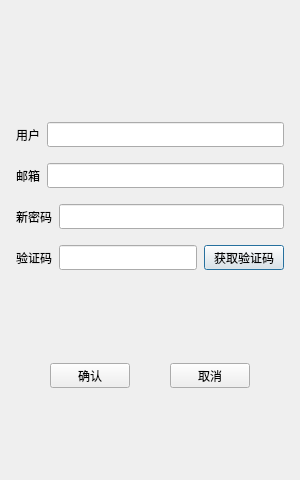
<?xml version="1.0" encoding="UTF-8"?>
<ui version="4.0">
 <class>ResetDialog</class>
 <widget class="QDialog" name="ResetDialog">
  <property name="geometry">
   <rect>
    <x>0</x>
    <y>0</y>
    <width>300</width>
    <height>480</height>
   </rect>
  </property>
  <property name="minimumSize">
   <size>
    <width>300</width>
    <height>480</height>
   </size>
  </property>
  <property name="maximumSize">
   <size>
    <width>300</width>
    <height>480</height>
   </size>
  </property>
  <property name="windowTitle">
   <string>Dialog</string>
  </property>
  <layout class="QVBoxLayout" name="verticalLayout">
   <item>
    <spacer name="verticalSpacer">
     <property name="orientation">
      <enum>Qt::Orientation::Vertical</enum>
     </property>
     <property name="sizeHint" stdset="0">
      <size>
       <width>20</width>
       <height>40</height>
      </size>
     </property>
    </spacer>
   </item>
   <item>
    <layout class="QHBoxLayout" name="horizontalLayout_5">
     <property name="spacing">
      <number>7</number>
     </property>
     <property name="leftMargin">
      <number>5</number>
     </property>
     <property name="topMargin">
      <number>5</number>
     </property>
     <property name="rightMargin">
      <number>5</number>
     </property>
     <property name="bottomMargin">
      <number>5</number>
     </property>
     <item>
      <widget class="QLabel" name="errorMsg_label">
       <property name="text">
        <string/>
       </property>
       <property name="alignment">
        <set>Qt::AlignmentFlag::AlignCenter</set>
       </property>
      </widget>
     </item>
    </layout>
   </item>
   <item>
    <layout class="QHBoxLayout" name="horizontalLayout_6">
     <property name="spacing">
      <number>7</number>
     </property>
     <property name="leftMargin">
      <number>5</number>
     </property>
     <property name="topMargin">
      <number>5</number>
     </property>
     <property name="rightMargin">
      <number>5</number>
     </property>
     <property name="bottomMargin">
      <number>5</number>
     </property>
     <item>
      <widget class="QLabel" name="user_label">
       <property name="minimumSize">
        <size>
         <width>0</width>
         <height>25</height>
        </size>
       </property>
       <property name="maximumSize">
        <size>
         <width>16777215</width>
         <height>25</height>
        </size>
       </property>
       <property name="text">
        <string>用户</string>
       </property>
      </widget>
     </item>
     <item>
      <widget class="QLineEdit" name="user_edit">
       <property name="minimumSize">
        <size>
         <width>0</width>
         <height>25</height>
        </size>
       </property>
       <property name="maximumSize">
        <size>
         <width>16777215</width>
         <height>25</height>
        </size>
       </property>
      </widget>
     </item>
    </layout>
   </item>
   <item>
    <layout class="QHBoxLayout" name="horizontalLayout">
     <property name="spacing">
      <number>7</number>
     </property>
     <property name="leftMargin">
      <number>5</number>
     </property>
     <property name="topMargin">
      <number>5</number>
     </property>
     <property name="rightMargin">
      <number>5</number>
     </property>
     <property name="bottomMargin">
      <number>5</number>
     </property>
     <item>
      <widget class="QLabel" name="email_label">
       <property name="minimumSize">
        <size>
         <width>0</width>
         <height>25</height>
        </size>
       </property>
       <property name="maximumSize">
        <size>
         <width>16777215</width>
         <height>25</height>
        </size>
       </property>
       <property name="text">
        <string>邮箱</string>
       </property>
      </widget>
     </item>
     <item>
      <widget class="QLineEdit" name="email_edit">
       <property name="minimumSize">
        <size>
         <width>0</width>
         <height>25</height>
        </size>
       </property>
       <property name="maximumSize">
        <size>
         <width>16777215</width>
         <height>25</height>
        </size>
       </property>
      </widget>
     </item>
    </layout>
   </item>
   <item>
    <layout class="QHBoxLayout" name="horizontalLayout_2">
     <property name="spacing">
      <number>7</number>
     </property>
     <property name="leftMargin">
      <number>5</number>
     </property>
     <property name="topMargin">
      <number>5</number>
     </property>
     <property name="rightMargin">
      <number>5</number>
     </property>
     <property name="bottomMargin">
      <number>5</number>
     </property>
     <item>
      <widget class="QLabel" name="pwd_label">
       <property name="minimumSize">
        <size>
         <width>0</width>
         <height>25</height>
        </size>
       </property>
       <property name="maximumSize">
        <size>
         <width>16777215</width>
         <height>25</height>
        </size>
       </property>
       <property name="text">
        <string>新密码</string>
       </property>
      </widget>
     </item>
     <item>
      <widget class="QLineEdit" name="pwd_edit">
       <property name="minimumSize">
        <size>
         <width>0</width>
         <height>25</height>
        </size>
       </property>
       <property name="maximumSize">
        <size>
         <width>16777215</width>
         <height>25</height>
        </size>
       </property>
      </widget>
     </item>
    </layout>
   </item>
   <item>
    <layout class="QHBoxLayout" name="horizontalLayout_3">
     <property name="spacing">
      <number>7</number>
     </property>
     <property name="leftMargin">
      <number>5</number>
     </property>
     <property name="topMargin">
      <number>5</number>
     </property>
     <property name="rightMargin">
      <number>5</number>
     </property>
     <property name="bottomMargin">
      <number>5</number>
     </property>
     <item>
      <widget class="QLabel" name="verificationCode_label">
       <property name="minimumSize">
        <size>
         <width>0</width>
         <height>25</height>
        </size>
       </property>
       <property name="maximumSize">
        <size>
         <width>16777215</width>
         <height>25</height>
        </size>
       </property>
       <property name="text">
        <string>验证码</string>
       </property>
      </widget>
     </item>
     <item>
      <widget class="QLineEdit" name="verificationCode_edit">
       <property name="minimumSize">
        <size>
         <width>0</width>
         <height>25</height>
        </size>
       </property>
       <property name="maximumSize">
        <size>
         <width>16777215</width>
         <height>25</height>
        </size>
       </property>
      </widget>
     </item>
     <item>
      <widget class="TimerBtn" name="get_code_btn">
       <property name="minimumSize">
        <size>
         <width>0</width>
         <height>25</height>
        </size>
       </property>
       <property name="maximumSize">
        <size>
         <width>16777215</width>
         <height>25</height>
        </size>
       </property>
       <property name="text">
        <string>获取验证码</string>
       </property>
      </widget>
     </item>
    </layout>
   </item>
   <item>
    <spacer name="verticalSpacer_3">
     <property name="orientation">
      <enum>Qt::Orientation::Vertical</enum>
     </property>
     <property name="sizeHint" stdset="0">
      <size>
       <width>20</width>
       <height>40</height>
      </size>
     </property>
    </spacer>
   </item>
   <item>
    <layout class="QHBoxLayout" name="horizontalLayout_4">
     <property name="spacing">
      <number>7</number>
     </property>
     <property name="leftMargin">
      <number>5</number>
     </property>
     <property name="topMargin">
      <number>5</number>
     </property>
     <property name="rightMargin">
      <number>5</number>
     </property>
     <property name="bottomMargin">
      <number>5</number>
     </property>
     <item>
      <spacer name="horizontalSpacer">
       <property name="orientation">
        <enum>Qt::Orientation::Horizontal</enum>
       </property>
       <property name="sizeHint" stdset="0">
        <size>
         <width>40</width>
         <height>20</height>
        </size>
       </property>
      </spacer>
     </item>
     <item>
      <widget class="QPushButton" name="confirm_btn">
       <property name="minimumSize">
        <size>
         <width>0</width>
         <height>25</height>
        </size>
       </property>
       <property name="maximumSize">
        <size>
         <width>16777215</width>
         <height>25</height>
        </size>
       </property>
       <property name="text">
        <string>确认</string>
       </property>
      </widget>
     </item>
     <item>
      <spacer name="horizontalSpacer_2">
       <property name="orientation">
        <enum>Qt::Orientation::Horizontal</enum>
       </property>
       <property name="sizeHint" stdset="0">
        <size>
         <width>40</width>
         <height>20</height>
        </size>
       </property>
      </spacer>
     </item>
     <item>
      <widget class="QPushButton" name="cancel_btn">
       <property name="minimumSize">
        <size>
         <width>0</width>
         <height>25</height>
        </size>
       </property>
       <property name="maximumSize">
        <size>
         <width>16777215</width>
         <height>25</height>
        </size>
       </property>
       <property name="text">
        <string>取消</string>
       </property>
      </widget>
     </item>
     <item>
      <spacer name="horizontalSpacer_3">
       <property name="orientation">
        <enum>Qt::Orientation::Horizontal</enum>
       </property>
       <property name="sizeHint" stdset="0">
        <size>
         <width>40</width>
         <height>20</height>
        </size>
       </property>
      </spacer>
     </item>
    </layout>
   </item>
   <item>
    <spacer name="verticalSpacer_2">
     <property name="orientation">
      <enum>Qt::Orientation::Vertical</enum>
     </property>
     <property name="sizeHint" stdset="0">
      <size>
       <width>20</width>
       <height>40</height>
      </size>
     </property>
    </spacer>
   </item>
  </layout>
 </widget>
 <customwidgets>
  <customwidget>
   <class>TimerBtn</class>
   <extends>QPushButton</extends>
   <header location="global">timerbtn.h</header>
  </customwidget>
 </customwidgets>
 <resources/>
 <connections/>
</ui>
